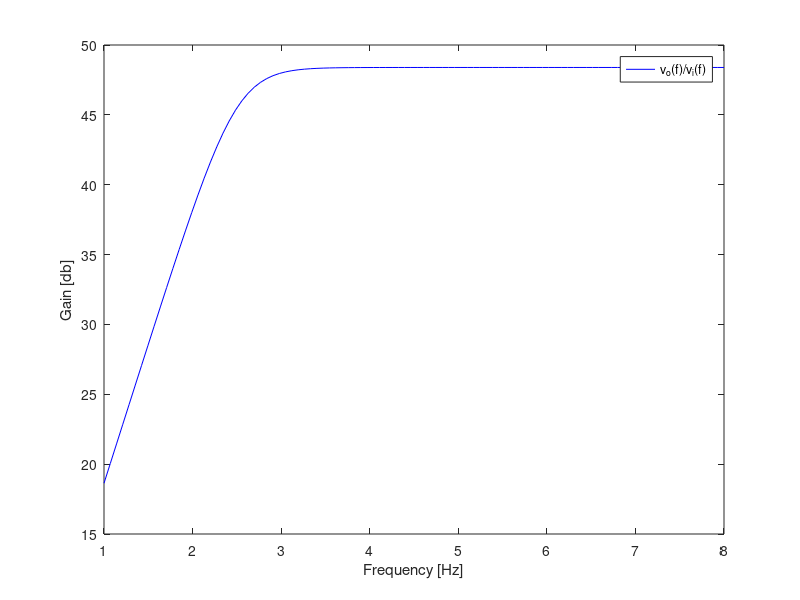
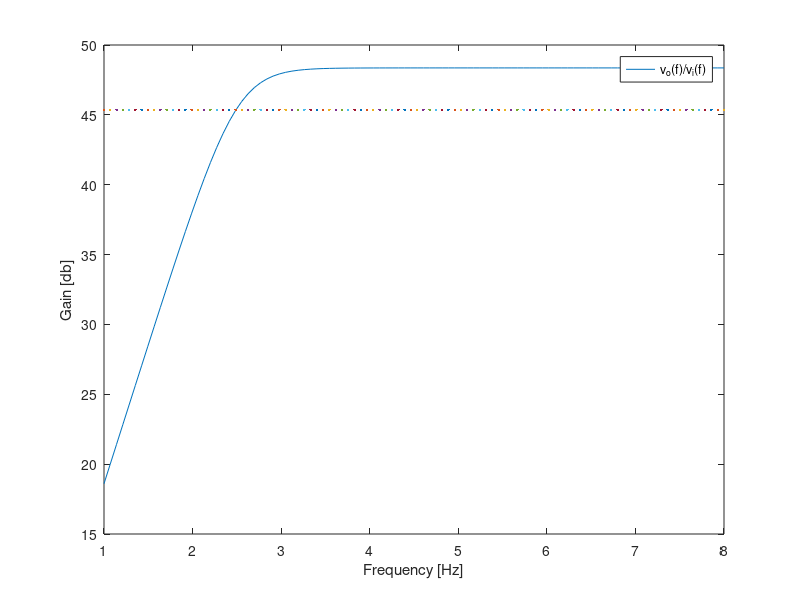

Write the MATLAB code that produced these figures, in order.
clear
clc

i = complex(0,1);
f = logspace(1,8, 100);
w = 2*pi*f;

%-----alterar-----
C1 = 1e-06;
C2 = 1e-03;
RB1 = 80000;
RB2 = 20000;
RC1 = 1000;
RE1 = 100;
%-----------------

vin = 0.01;
VT=25e-3;
BFN=178.7;
VAFN=69.7;
VBEON=0.7;
VCC=12;
RS=100;

RB=1/(1/RB1+1/RB2);
VEQ=RB2/(RB1+RB2)*VCC;
IB1=(VEQ-VBEON)/(RB+(1+BFN)*RE1);
IC1=BFN*IB1;
IE1=(1+BFN)*IB1;
VE1=RE1*IE1;
VO1=VCC-RC1*IC1;
VCE=VO1-VE1;
gm1 = IC1/VT;
rpi1 = BFN/gm1;
ro1 = VAFN/IC1;
Zc1 = 1./(i*w*C1);
Zc2 = 1./(i*w*C2);
ZI1 = 1/(1/RB + 1/rpi1);
ZO1 = 1/(1/ro1 + 1/RC1);

for k=1:length(w)
A = [0,          -RB,            0,            0,               RS+RB;
    -RE1,      -Zc2(k),          0,       RE1 + Zc2(k),           0; 
    RE1 + ro1 + RC1, 0,        -ro1,        -RE1,                0;
    0,         gm1*rpi1,         1,            0,                 0;
    0,        RB+Zc1(k)+rpi1+Zc2(k), 0,     -Zc2(k),            -RB];

B = [vin; 0; 0; 0; 0];

X=linsolve(A,B);
  
voE(k) = abs(RC1 * X(1));
AV1(k) = voE(k)/vin;
end

AV1_db=20*log10(AV1);
fid1 = figure ();
plot (log10(f), AV1_db, "b");
legend("v_o(f)/v_i(f)");
xlabel ("Frequency [Hz]");
ylabel ("Gain [db]");
print (fid1, "Gain1.eps", "-depsc");

%ouput stage
BFP = 227.3;
VAFP = 37.2;
RE2 = 100;
VEBON = 0.7;
VI2 = VO1;
IE2 = (VCC-VEBON-VI2)/RE2;
IC2 = BFP/(BFP+1)*IE2;
VO2 = VCC - RE2*IE2;

gm2 = IC2/VT;
go2 = IC2/VAFP;
gpi2 = gm2/BFP;
ge2 = 1/RE2;
ro2 = 1/go2;
rpi2 = 1/gpi2;

for k=1:length(w)
A2 = [rpi2+RE2,   -RE2,     0;
      gm2*rpi2,     0,      1; 
       -RE2,     RE2+ro2, -ro2];

B2 = [voE(k); 0; 0];

X2=linsolve(A2,B2);
vo2(k) = abs((X2(1)-X2(2))*RE2);
AV2(k) = vo2(k)/voE(k);
end


ZI2 = (gm2+gpi2+go2+ge2)/gpi2/(gpi2+go2+ge2);
ZO2 = 1/(gm2+gpi2+go2+ge2);
ZO = 1/(gm2*(rpi2/(rpi2+ZO1))+(1/(rpi2+ZO1))+go2+ge2);
AV = AV1.*AV2;
AV_db=20*log10(AV);

fid2 = figure ();
plot (log10(f), AV_db,log10(f),max(AV_db)-3);
legend("v_o(f)/v_i(f)");
xlabel ("Frequency [Hz]");
ylabel ("Gain [db]");
print (fid2, "GainFinal.eps", "-depsc");


k = 1;
while 3 < ((max(AV_db) - AV_db(k)))
    k = k + 1;
end
lowerCutoffFreq = f(k);
bandwidth = 10e6 - lowerCutoffFreq;

cost = 1e-3*(RE1 + RC1 + RB1 + RB2 + RE2) + 1e6*(C1 + C2) + 2*0.1;
Merit = (max(AV) * bandwidth)/(cost * lowerCutoffFreq)

